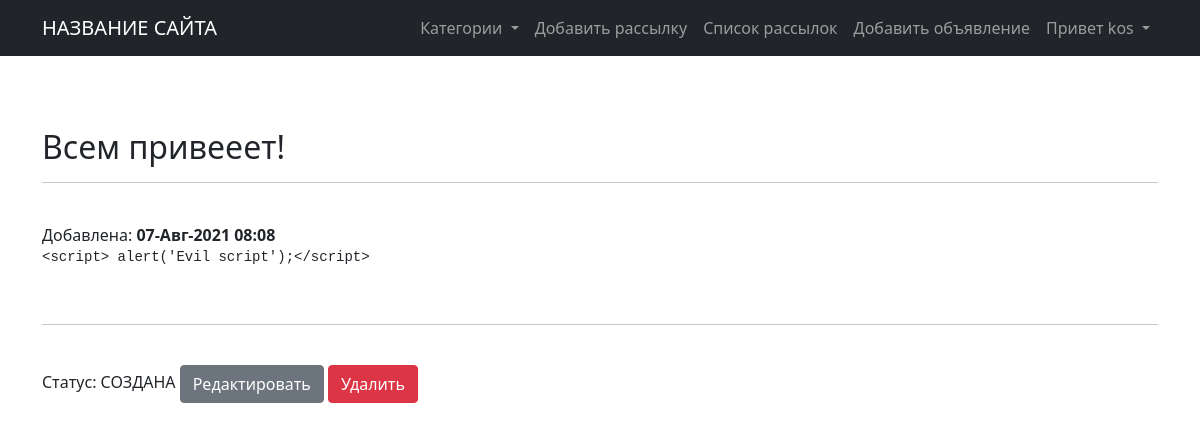
The app's page /mailing/10 (signed in) with its own data.
### mailing/models.py (models this page shows)
class Mailing(models.Model):
    subject = models.CharField(max_length=128, verbose_name='Тема рассылки')
    body = models.TextField(blank=True, null=True, verbose_name='Тело рассылки')
    create_date = models.DateTimeField(auto_now_add=True, verbose_name='Время добавления')
    finished = models.BooleanField(default=False)

### mailing/views.py (the view)
# urls.py: path('<int:pk>', MailingDetailView.as_view(), name='mailing_detail'),
class MailingDetailView(LoginRequiredMixin, PermissionRequiredMixin, DetailView):
    model = Mailing
    template_name = 'mailing_detail.html'
    context_object_name = 'mailing'
    permission_required = ('mailing.add_mailing',)
    form_class = MailingForm

### posts/custom_context_processor.py (called while the page is built)
def site_name_render(request):
    return {
        'site_name': Site.objects.get_current().name,
    }

def cat_names_render(request):
    cat_names = {i.name: i.label for i in Post.Category}
    return {
        'cat_names': cat_names,
    }

### posts/templatetags/custom_filters.py (called while the page is built)
@register.filter(name='get_item')
def get_item(dictionary, key):
    return dictionary.get(key)

@register.filter(name='has_group')
def has_group(user, group_name):
    return user.groups.filter(name=group_name).exists()

### templates/mailing_detail.html (shortened to what this page needs)
{% extends 'base.html' %}
{% load custom_filters %}
{% block content %}
    <br/>
<h2>{{ mailing.subject}}</h2>
<hr><br/>
Добавлена: <b>{{ mailing.create_date|date:'d-M-Y H:m'  }}</b>
    <div>{{ mailing.body|safe }}</div>
    <br/><hr><br/>
    Статус:
    {% if mailing.finished %}
        ЗАВЕРШЕНА
    {% else %}
        СОЗДАНА
    {% endif %}
    <a href="{% url 'mailing_update' mailing.id %}" class="btn btn-secondary">Редактировать</a>
    <a href="{% url 'mailing_delete' mailing.id %}" class="btn btn-danger">Удалить</a>
{% endblock content %}

### templates/base.html (shortened to what this page needs)
{% load static %}
{% load custom_filters %}
<!DOCTYPE html>
<html lang="en">
    <head>
        <link href="{% static 'vendor/bootstrap/css/styles.css' %}" rel="stylesheet"/>
    </head>
    <body>
         <nav class="navbar navbar-expand-lg navbar-dark bg-dark">
    <div class="container">
      <a class="navbar-brand" href="{% url 'home' %}">{{ site_name }}</a>
      <div class="collapse navbar-collapse" id="navbarSupportedContent">
        <ul class="navbar-nav ms-auto">
            <li class="nav-item dropdown">
          <a class="nav-link dropdown-toggle" href="#" id="navbarDropdown" role="button" data-bs-toggle="dropdown" aria-expanded="false">
            Категории
          </a>
        </li>
        {% if request.user|has_group:"staff" %}
                <li class="nav-item">
                       <a class="nav-link" href="{% url 'mailing_create' %}">Добавить рассылку</a>
                </li>
        <li class="nav-item">
                       <a class="nav-link" href="{% url 'mailing_list' %}">Список рассылок</a>
                </li>
        {% endif %}
            {% if user.is_authenticated %}
                <li class="nav-item">
                       <a class="nav-link" href="{% url 'post_create' %}">Добавить объявление</a>
                </li>
                <li class="nav-item dropdown">
          <a class="nav-link dropdown-toggle" href="#" id="navbarDropdown" role="button" data-bs-toggle="dropdown" aria-expanded="false">
            Привет {{ user.username }}
          </a>
        </li>
            {% endif %}
        </ul>
      </div>
    </div>
  </nav>
        <div class="container">
            <div class="text-left mt-5">
                {% block content %}{% endblock content %}
            </div>
        </div>
    </body>
</html>

### records on screen
Mailing: subject "Всем привееет!", create_date "07-Авг-2021 08:08", body "<script> alert('Evil script');</script>"

### other values on screen
{{ site_name }} "НАЗВАНИЕ САЙТА"
{{ user.username }} "kos"
